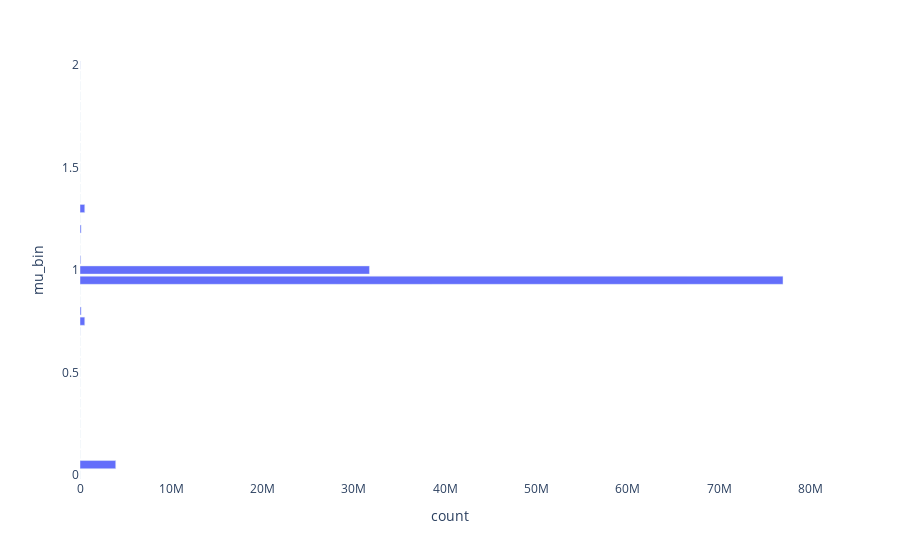

The notebook cell saved with this chart:
### Code cell
mu_bins_counts = plot_cnp_histogram(seg_df, 'mu.major', 'mu.minor', 'length')
mu_bins_counts

### Figure 1 — Plotly figure (JSON) as saved in the notebook; plotly's stock layout.template omitted (floating-point values rounded to 4 significant figures)
{"data": [{"alignmentgroup": "True", "hovertemplate": "count=%{x}<br>mu_bin=%{y}<extra></extra>", "legendgroup": "", "marker": {"color": "#636efa", "pattern": {"shape": ""}}, "name": "", "offsetgroup": "", "orientation": "h", "showlegend": false, "textposition": "auto", "type": "bar", "x": [0, 3914372, 0, 0, 0, 0, 0, 0, 0, 0, 0, 0, 0, 0, 7067, 520603, 124038, 0, 0, 77006148, 31707024, 73539, 0, 0, 124038, 0, 520603, 0, 0, 0, 0, 0, 0, 0, 0, 0, 0, 0, 0, 0, 7536], "xaxis": "x", "y": [0, 0.05, 0.1, 0.15, 0.2, 0.25, 0.3, 0.35, 0.4, 0.45, 0.5, 0.55, 0.6, 0.65, 0.7, 0.75, 0.8, 0.85, 0.9, 0.95, 1, 1.05, 1.1, 1.15, 1.2, 1.25, 1.3, 1.35, 1.4, 1.45, 1.5, 1.55, 1.6, 1.65, 1.7, 1.75, 1.8, 1.85, 1.9, 1.95, 2], "yaxis": "y"}], "layout": {"barmode": "relative", "legend": {"tracegroupgap": 0}, "margin": {"t": 60}, "plot_bgcolor": "rgba(0,0,0,0)", "xaxis": {"anchor": "y", "domain": [0, 1], "title": {"text": "count"}}, "yaxis": {"anchor": "x", "domain": [0, 1], "title": {"text": "mu_bin"}}}}
